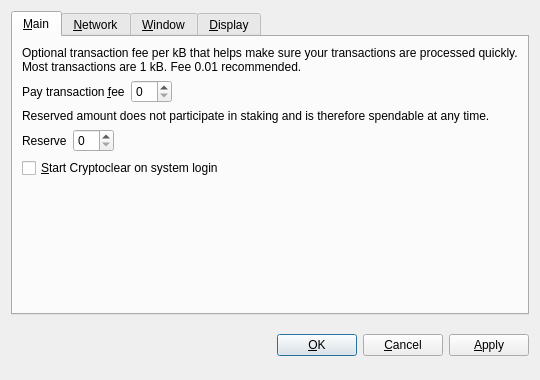
<?xml version="1.0" encoding="UTF-8"?>
<ui version="4.0">
 <class>OptionsDialog</class>
 <widget class="QDialog" name="OptionsDialog">
  <property name="geometry">
   <rect>
    <x>0</x>
    <y>0</y>
    <width>540</width>
    <height>380</height>
   </rect>
  </property>
  <property name="windowTitle">
   <string>Options</string>
  </property>
  <property name="modal">
   <bool>true</bool>
  </property>
  <layout class="QVBoxLayout" name="verticalLayout">
   <item>
    <widget class="QTabWidget" name="tabWidget">
     <property name="tabPosition">
      <enum>QTabWidget::North</enum>
     </property>
     <property name="currentIndex">
      <number>0</number>
     </property>
     <widget class="QWidget" name="tabMain">
      <attribute name="title">
       <string>&amp;Main</string>
      </attribute>
      <layout class="QVBoxLayout" name="verticalLayout_Main">
       <item>
        <widget class="QLabel" name="transactionFeeInfoLabel">
         <property name="text">
          <string>Optional transaction fee per kB that helps make sure your transactions are processed quickly. Most transactions are 1 kB. Fee 0.01 recommended.</string>
         </property>
         <property name="textFormat">
          <enum>Qt::PlainText</enum>
         </property>
         <property name="wordWrap">
          <bool>true</bool>
         </property>
        </widget>
       </item>
       <item>
        <layout class="QHBoxLayout" name="horizontalLayoutFee">
         <item>
          <widget class="QLabel" name="transactionFeeLabel">
           <property name="text">
            <string>Pay transaction &amp;fee</string>
           </property>
           <property name="textFormat">
            <enum>Qt::PlainText</enum>
           </property>
           <property name="buddy">
            <cstring>transactionFee</cstring>
           </property>
          </widget>
         </item>
         <item>
          <widget class="BitcoinAmountField" name="transactionFee"/>
         </item>
         <item>
          <spacer name="horizontalSpacerFee">
           <property name="orientation">
            <enum>Qt::Horizontal</enum>
           </property>
           <property name="sizeHint" stdset="0">
            <size>
             <width>40</width>
             <height>20</height>
            </size>
           </property>
          </spacer>
         </item>
        </layout>
       </item>
       <item>
        <widget class="QLabel" name="reserveBalanceInfoLabel">
         <property name="text">
          <string>Reserved amount does not participate in staking and is therefore spendable at any time.</string>
         </property>
         <property name="textFormat">
          <enum>Qt::PlainText</enum>
         </property>
         <property name="wordWrap">
          <bool>true</bool>
         </property>
        </widget>
       </item>
       <item>
        <layout class="QHBoxLayout" name="horizontalLayoutReserveBalance">
         <item>
          <widget class="QLabel" name="reserveBalanceLabel">
           <property name="text">
            <string>Reserve</string>
           </property>
           <property name="textFormat">
            <enum>Qt::PlainText</enum>
           </property>
           <property name="buddy">
            <cstring>reserveBalance</cstring>
           </property>
          </widget>
         </item>
         <item>
          <widget class="BitcoinAmountField" name="reserveBalance"/>
         </item>
         <item>
          <spacer name="horizontalSpacerReserveBalance">
           <property name="orientation">
            <enum>Qt::Horizontal</enum>
           </property>
           <property name="sizeHint" stdset="0">
            <size>
             <width>40</width>
             <height>20</height>
            </size>
           </property>
          </spacer>
         </item>
        </layout>
       </item>
       <item>
        <widget class="QCheckBox" name="bitcoinAtStartup">
         <property name="toolTip">
          <string>Automatically start Cryptoclear after logging in to the system.</string>
         </property>
         <property name="text">
          <string>&amp;Start Cryptoclear on system login</string>
         </property>
        </widget>
       </item>
       <item>
        <spacer name="verticalSpacer_Main">
         <property name="orientation">
          <enum>Qt::Vertical</enum>
         </property>
         <property name="sizeHint" stdset="0">
          <size>
           <width>20</width>
           <height>40</height>
          </size>
         </property>
        </spacer>
       </item>
      </layout>
     </widget>
     <widget class="QWidget" name="tabNetwork">
      <attribute name="title">
       <string>&amp;Network</string>
      </attribute>
      <layout class="QVBoxLayout" name="verticalLayout_Network">
       <item>
        <widget class="QCheckBox" name="mapPortUpnp">
         <property name="toolTip">
          <string>Automatically open the Cryptoclear client port on the router. This only works when your router supports UPnP and it is enabled.</string>
         </property>
         <property name="text">
          <string>Map port using &amp;UPnP</string>
         </property>
        </widget>
       </item>
       <item>
        <widget class="QCheckBox" name="connectSocks">
         <property name="toolTip">
          <string>Connect to the Cryptoclear network through a SOCKS5 proxy (e.g. when connecting through Tor).</string>
         </property>
         <property name="text">
          <string>&amp;Connect through SOCKS5 proxy:</string>
         </property>
        </widget>
       </item>
       <item>
        <layout class="QHBoxLayout" name="horizontalLayout_Network">
         <item>
          <widget class="QLabel" name="proxyIpLabel">
           <property name="text">
            <string>Proxy &amp;IP:</string>
           </property>
           <property name="textFormat">
            <enum>Qt::PlainText</enum>
           </property>
           <property name="buddy">
            <cstring>proxyIp</cstring>
           </property>
          </widget>
         </item>
         <item>
          <widget class="QValidatedLineEdit" name="proxyIp">
           <property name="maximumSize">
            <size>
             <width>140</width>
             <height>16777215</height>
            </size>
           </property>
           <property name="toolTip">
            <string>IP address of the proxy (e.g. 127.0.0.1)</string>
           </property>
          </widget>
         </item>
         <item>
          <widget class="QLabel" name="proxyPortLabel">
           <property name="text">
            <string>&amp;Port:</string>
           </property>
           <property name="textFormat">
            <enum>Qt::PlainText</enum>
           </property>
           <property name="buddy">
            <cstring>proxyPort</cstring>
           </property>
          </widget>
         </item>
         <item>
          <widget class="QLineEdit" name="proxyPort">
           <property name="maximumSize">
            <size>
             <width>55</width>
             <height>16777215</height>
            </size>
           </property>
           <property name="toolTip">
            <string>Port of the proxy (e.g. 9050)</string>
           </property>
          </widget>
         </item>
         <item>
          <spacer name="horizontalSpacer_Network">
           <property name="orientation">
            <enum>Qt::Horizontal</enum>
           </property>
           <property name="sizeHint" stdset="0">
            <size>
             <width>40</width>
             <height>20</height>
            </size>
           </property>
          </spacer>
         </item>
        </layout>
       </item>
       <item>
        <spacer name="verticalSpacer_Network">
         <property name="orientation">
          <enum>Qt::Vertical</enum>
         </property>
         <property name="sizeHint" stdset="0">
          <size>
           <width>20</width>
           <height>40</height>
          </size>
         </property>
        </spacer>
       </item>
      </layout>
     </widget>
     <widget class="QWidget" name="tabWindow">
      <attribute name="title">
       <string>&amp;Window</string>
      </attribute>
      <layout class="QVBoxLayout" name="verticalLayout_Window">
       <item>
        <widget class="QCheckBox" name="minimizeToTray">
         <property name="toolTip">
          <string>Show only a tray icon after minimizing the window.</string>
         </property>
         <property name="text">
          <string>&amp;Minimize to the tray instead of the taskbar</string>
         </property>
        </widget>
       </item>
       <item>
        <widget class="QCheckBox" name="minimizeOnClose">
         <property name="toolTip">
          <string>Minimize instead of exit the application when the window is closed. When this option is enabled, the application will be closed only after selecting Quit in the menu.</string>
         </property>
         <property name="text">
          <string>M&amp;inimize on close</string>
         </property>
        </widget>
       </item>
       <item>
        <spacer name="verticalSpacer_Window">
         <property name="orientation">
          <enum>Qt::Vertical</enum>
         </property>
         <property name="sizeHint" stdset="0">
          <size>
           <width>20</width>
           <height>40</height>
          </size>
         </property>
        </spacer>
       </item>
      </layout>
     </widget>
     <widget class="QWidget" name="tabDisplay">
      <attribute name="title">
       <string>&amp;Display</string>
      </attribute>
      <layout class="QVBoxLayout" name="verticalLayout_Display">
       <item>
        <layout class="QHBoxLayout" name="horizontalLayout_1_Display">
         <item>
          <widget class="QLabel" name="langLabel">
           <property name="text">
            <string>User Interface &amp;language:</string>
           </property>
           <property name="textFormat">
            <enum>Qt::PlainText</enum>
           </property>
           <property name="buddy">
            <cstring>lang</cstring>
           </property>
          </widget>
         </item>
         <item>
          <widget class="QValueComboBox" name="lang">
           <property name="toolTip">
            <string>The user interface language can be set here. This setting will take effect after restarting Cryptoclear.</string>
           </property>
          </widget>
         </item>
        </layout>
       </item>
       <item>
        <layout class="QHBoxLayout" name="horizontalLayout_2_Display">
         <item>
          <widget class="QLabel" name="unitLabel">
           <property name="text">
            <string>&amp;Unit to show amounts in:</string>
           </property>
           <property name="textFormat">
            <enum>Qt::PlainText</enum>
           </property>
           <property name="buddy">
            <cstring>unit</cstring>
           </property>
          </widget>
         </item>
         <item>
          <widget class="QValueComboBox" name="unit">
           <property name="toolTip">
            <string>Choose the default subdivision unit to show in the interface and when sending coins.</string>
           </property>
          </widget>
         </item>
        </layout>
       </item>
       <item>
        <widget class="QCheckBox" name="coinControlFeatures">
         <property name="toolTip">
          <string>Whether to show coin control features or not.</string>
         </property>
         <property name="text">
          <string>Display coin &amp;control features (experts only!)</string>
         </property>
        </widget>
       </item>
       <item>
        <widget class="QCheckBox" name="useBlackTheme">
         <property name="text">
          <string>Use black visual theme (requires restart)</string>
         </property>
        </widget>
       </item>
       <item>
        <spacer name="verticalSpacer_Display">
         <property name="orientation">
          <enum>Qt::Vertical</enum>
         </property>
         <property name="sizeHint" stdset="0">
          <size>
           <width>20</width>
           <height>40</height>
          </size>
         </property>
        </spacer>
       </item>
      </layout>
     </widget>
    </widget>
   </item>
   <item>
    <layout class="QHBoxLayout" name="horizontalLayout_Buttons">
     <item>
      <spacer name="horizontalSpacer_1">
       <property name="orientation">
        <enum>Qt::Horizontal</enum>
       </property>
       <property name="sizeHint" stdset="0">
        <size>
         <width>40</width>
         <height>48</height>
        </size>
       </property>
      </spacer>
     </item>
     <item>
      <widget class="QLabel" name="statusLabel">
       <property name="font">
        <font>
         <weight>75</weight>
         <bold>true</bold>
        </font>
       </property>
       <property name="text">
        <string/>
       </property>
       <property name="textFormat">
        <enum>Qt::PlainText</enum>
       </property>
       <property name="wordWrap">
        <bool>true</bool>
       </property>
      </widget>
     </item>
     <item>
      <spacer name="horizontalSpacer_2">
       <property name="orientation">
        <enum>Qt::Horizontal</enum>
       </property>
       <property name="sizeHint" stdset="0">
        <size>
         <width>40</width>
         <height>48</height>
        </size>
       </property>
      </spacer>
     </item>
     <item>
      <widget class="QPushButton" name="okButton">
       <property name="text">
        <string>&amp;OK</string>
       </property>
      </widget>
     </item>
     <item>
      <widget class="QPushButton" name="cancelButton">
       <property name="text">
        <string>&amp;Cancel</string>
       </property>
       <property name="autoDefault">
        <bool>false</bool>
       </property>
      </widget>
     </item>
     <item>
      <widget class="QPushButton" name="applyButton">
       <property name="text">
        <string>&amp;Apply</string>
       </property>
       <property name="autoDefault">
        <bool>false</bool>
       </property>
      </widget>
     </item>
    </layout>
   </item>
  </layout>
 </widget>
 <customwidgets>
  <customwidget>
   <class>BitcoinAmountField</class>
   <extends>QSpinBox</extends>
   <header>bitcoinamountfield.h</header>
  </customwidget>
  <customwidget>
   <class>QValueComboBox</class>
   <extends>QComboBox</extends>
   <header>qvaluecombobox.h</header>
  </customwidget>
  <customwidget>
   <class>QValidatedLineEdit</class>
   <extends>QLineEdit</extends>
   <header>qvalidatedlineedit.h</header>
  </customwidget>
 </customwidgets>
 <resources/>
 <connections/>
</ui>
